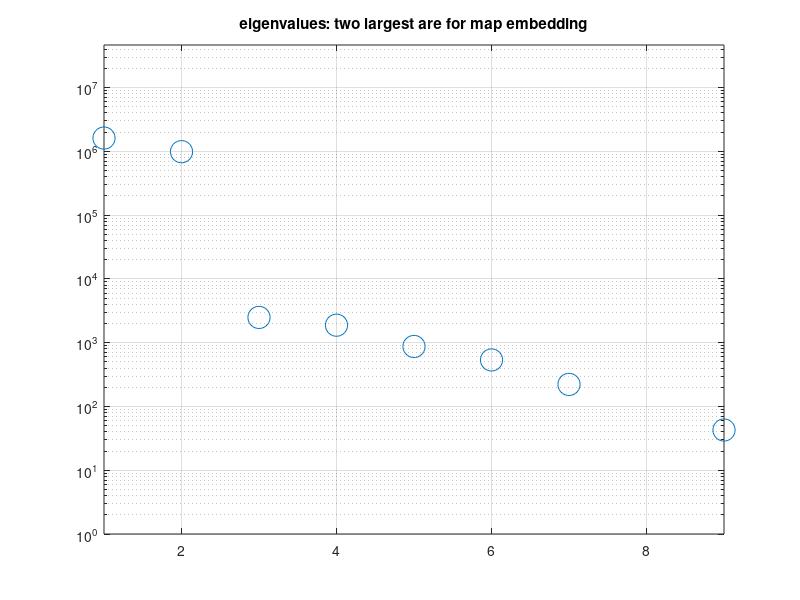
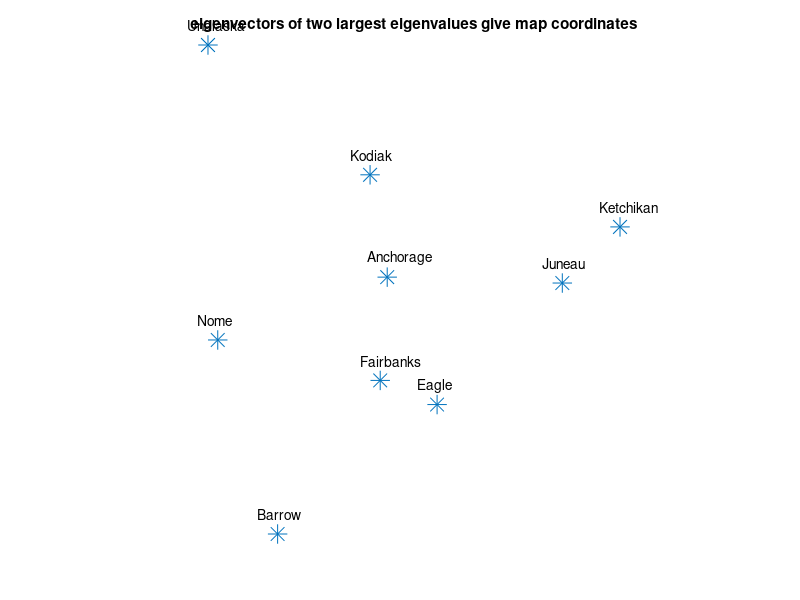

These charts were generated, in order, by the following MATLAB code:
% AKDIST  Build a matrix of distances.  Use "classical metric multiscaling
% analysis" to embed in the plane (i.e. build the map from the distances).
% See
%   www.math.pku.edu.cn/teachers/yaoy/Fall2011/lecture11.pdf
% for one version of the calculation.  See also Matlab command CMDSCALE
% for black box version of it.   This site was source of distances
%   http://www.findlocalweather.com/how_far_is_it/ak/fairbanks

% input distance information
names = ["Anchorage";  % 1
         "Fairbanks";  % 2
         "Juneau   ";  % 3
         "Barrow   ";  % 4
         "Nome     ";  % 5
         "Unalaska ";  % 6
         "Ketchikan";  % 7
         "Kodiak   ";  % 8
         "Eagle    "]; % 9
N = size(names,1);
D = zeros(N,N);
D(1,2) = 259;  D(1,3) = 557;  D(1,4) = 728;  D(1,5) = 560;  D(1,6) = 811;  D(1,7) = 751;  D(1,8) = 260;  D(1,9) = 353;
               D(2,3) = 627;  D(2,4) = 503;  D(2,5) = 524;  D(2,6) = 997;  D(2,7) = 852;  D(2,8) = 511;  D(2,9) = 190;
                              D(3,4) = 1098; D(3,5) = 1103; D(3,6) = 1271; D(3,7) = 230;  D(3,8) = 667;  D(3,9) = 499;
                                             D(4,5) = 517;  D(4,6) = 1234; D(4,7) = 1328; D(4,8) = 940;  D(4,9) = 600;
                                                            D(5,6) = 732;  D(5,7) = 1308; D(5,8) = 633;  D(5,9) = 713;
                                                                           D(6,7) = 1384; D(6,8) = 608;  D(6,9) = 1152;
                                                                                          D(7,8) = 805;  D(7,9) = 729;
                                                                                                         D(8,9) = 608;

% symmetric square distance matrix
D2 = (D+D').^2;

% "centering" makes D2 into a matrix which is a product B = X' X, i.e. entries
%    of B are inner products
one = ones(N,1); % column matrix of 1
H = eye(N) - (1/N) * one * one';
B = - 0.5 * H * D2 * H';

usesvd = false;
if usesvd
  [X, L, V] = svd(B);
else
  [X, L] = eig(B);
end
figure(1)
semilogy(abs(diag(L)),'o','markersize',16)
axis([1 N 1 10*max(max(D^2))]), grid on
title('eigenvalues: two largest are for map embedding')

fixup = false;
if fixup
  X(:,1) = X(:,1) / sign(X(7,1));    % reflect so Ketchican has x-value positive
  X(:,2) = X(:,2) / sign(X(4,2));    % reflect so Barrow has y-value positive
  Z = cross([X(4,1); X(4,2); 0], [0; norm(X(4,1:2)); 0]) / (norm(X(4,1:2))^2);
  theta = asin(Z(3));
  rot = [cos(theta), -sin(theta); sin(theta), cos(theta)];
  for j=1:N, X(j,1:2) = X(j,1:2) * rot'; end
end

figure(2),  plot(X(:,1),X(:,2),'*','markersize',14)
hold on
for j = 1:N
  text(X(j,1)-0.05,X(j,2)+0.05,names(j,:))
end
hold off,  axis equal,  axis off
title('eigenvectors of two largest eigenvalues give map coordinates')

